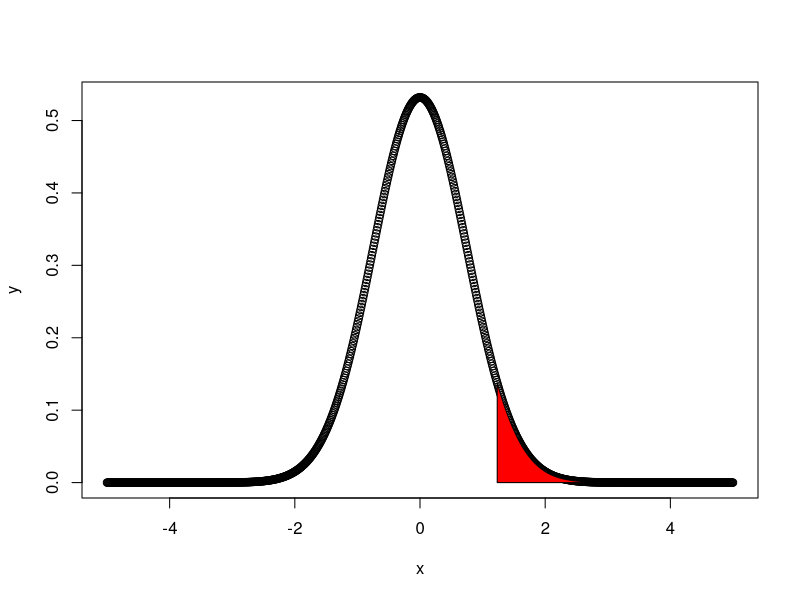

The R script that drew this image:
stdDev <- 0.75;
x <- seq(-5,5,by=0.01)
y <- dnorm(x,sd=stdDev)
plot(x,y)
right <- qnorm(0.95,sd=stdDev)
xReject <- seq(right,5,by=0.01)
yReject <- dnorm(xReject,sd=stdDev)
#poly <- c(xReject,5,right)
#polygon(poly,col = "red")
polygon(c(xReject,xReject[length(xReject)],xReject[1]),
        c(yReject,0, 0), col='red')